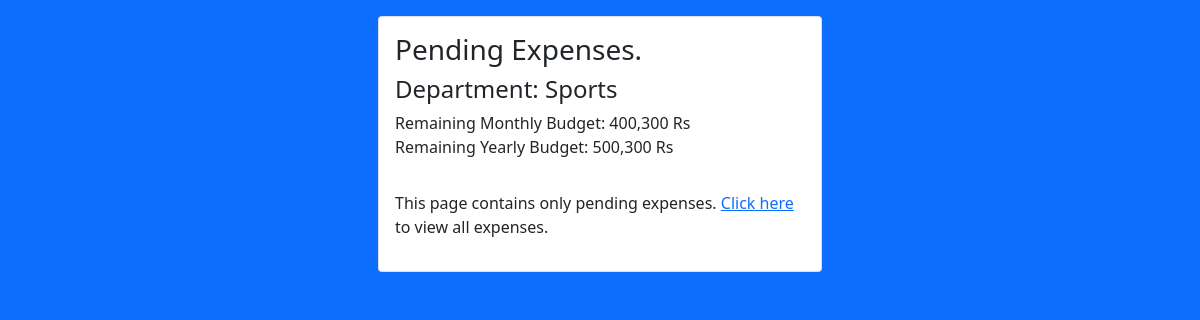
Screenshot of /approve-expenses/1 (signed in) with the database file from the repository.
### budget/models.py (models this page shows, shortened)
class Department(models.Model):
    department_name = models.CharField(max_length=100)

class Budget(models.Model):
    department = models.ForeignKey(Department,models.CASCADE)
    budget_monthly = models.IntegerField()
    budget_yearly = models.IntegerField()
    def remaining_monthly_budget(self):
        expenses = Expenses.objects.filter(department=self.department, form_status=True)
        total = 0
        for expense in expenses:
            total += expense.total_amount
        return self.budget_monthly - total
    def remaining_yearly_budget(self):
        expenses = Expenses.objects.filter(department=self.department, form_status=True)
        total = 0
        for expense in expenses:
            total += expense.total_amount
        return self.budget_yearly - total

class Expenses(models.Model):
    employee = models.ForeignKey(User,models.CASCADE)
    date = models.DateTimeField(auto_now=True)
    travel_date = models.DateField(null=True, blank=True)
    airfare = models.IntegerField(null=True, blank=True)
    hotel_rent = models.IntegerField(null=True, blank=True)
    transport = models.IntegerField(null=True, blank=True)
    meal = models.IntegerField(null=True, blank=True)
    others = models.IntegerField(null=True, blank=True)
    remarks = models.TextField(null=True, blank=True)
    form_status = models.BooleanField(default=None, null=True, blank=True)
    total_amount = models.IntegerField(null=True, blank=True)
    department = models.ForeignKey(Department, on_delete=models.SET_NULL, blank=True, null=True)

### budget/views.py (the view, shortened to what this page needs)
# urls.py: path('approve-expenses/<id>', expenseApprovalView, name='expenseApprovalView'),
def expenseApprovalView(request, id):
    department = Department.objects.get(id=id)
    if request.user.head and request.user.department == department:
        budget = Budget.objects.get(department=department)
        expenses = Expenses.objects.filter(form_status=None, department=department)
        context = {
            'expenses': expenses,
            'department': department,
            'budget': budget,
        }
        return render(request, 'expense_requests/head.html', context)
    else:
        return HttpResponse('<h1>You need to be a department head to access this view. <a href="/expense">Go to expense page</a></h1>')

### templates/expense_requests/head.html (shortened to what this page needs)
{% extends 'base.html' %}
{% load humanize %}
{% block content %}
<div class="card p-3 m-3">
    <h3>Pending Expenses.</h3>
    <h4>Department: {{department.department_name}}</h4>
    <p>
        Remaining Monthly Budget: {{budget.remaining_monthly_budget|intcomma}} Rs<br>
        Remaining Yearly Budget: {{budget.remaining_yearly_budget|intcomma}} Rs
    </p>
    <p class="mt-3">
        This page contains only pending expenses.
        <a href="{% url 'allExpensesView' department.id %}">Click here</a>
        to view all expenses.
    </p>
</div>
{% endblock %}

### rows the page displays
Department: department_name "Sports"
Budget: remaining_monthly_budget "400,300", remaining_yearly_budget "500,300"
